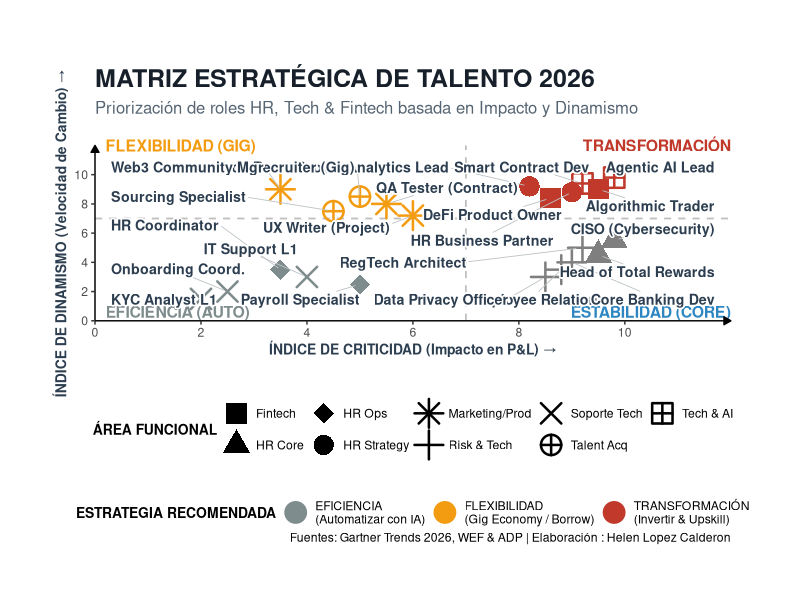
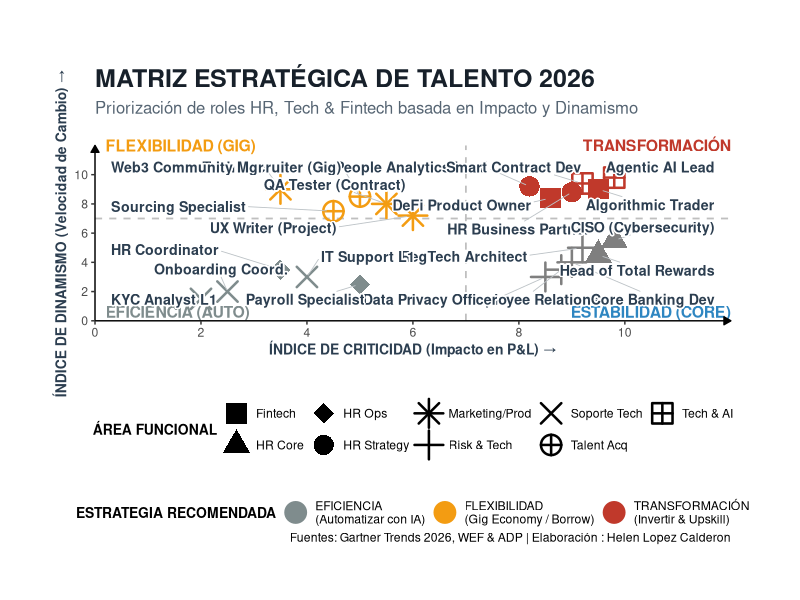

R code for these plots, in order:
# Esta matriz proporciona una visión general de las tendencias mundiales en estrategia de capital humano.
# This matrix provides a visual overview of global trends in people strategy.
# Declaración ética: Este código fue optimizado con herramientas de IA.
# --- 1. LIBRERÍAS 
if(!require(ggplot2)) install.packages("ggplot2")
if(!require(ggrepel)) install.packages("ggrepel")
if(!require(dplyr)) install.packages("dplyr")
library(ggplot2)
library(ggrepel)
library(dplyr)

# --- 2. DATASET 
set.seed(2026) 

data <- data.frame(
  Rol = c(
    # --- TRANSFORMACIÓN (Arriba-Derecha) ---
    # HR y Tech liderando el cambio. 
    # Coordenadas separadas.
    "HR Business Partner",    # (9.0, 8.8)
    "People Analytics Lead",  # (8.2, 9.2)
    "Agentic AI Lead",        # (9.8, 9.8)
    "Smart Contract Dev",     # (9.2, 9.4)
    "DeFi Product Owner",     # (8.6, 8.4)
    "Algorithmic Trader",     # (9.5, 9.0)
    
    # --- ESTABILIDAD (Abajo-Derecha) ---
    # El Core que protege el negocio.
    "Head of Total Rewards",  # (9.5, 4.5)
    "CISO (Cybersecurity)",   # (9.8, 5.5)
    "RegTech Architect",      # (9.2, 5.0)
    "Employee Relations",     # (8.8, 3.5)
    "Core Banking Dev",       # (9.0, 4.0)
    "Data Privacy Officer",   # (8.5, 3.0)
    
    # --- FLEXIBILIDAD (Arriba-Izquierda) ---
    # Gig Economy / Contratos ágiles.
    "Tech Recruiter (Gig)",   # (5.0, 8.5)
    "Sourcing Specialist",    # (4.5, 7.5)
    "Web3 Community Mgr",     # (3.5, 9.0)
    "QA Tester (Contract)",   # (5.5, 8.0)
    "UX Writer (Project)",    # (6.0, 7.2)
    
    # --- EFICIENCIA (Abajo-Izquierda) ---
    # Automatización pura.
    "HR Coordinator",         # (3.5, 3.5)
    "Payroll Specialist",     # (5.0, 2.5)
    "IT Support L1",          # (4.0, 3.0)
    "Onboarding Coord.",      # (2.5, 2.0)
    "KYC Analyst L1"          # (2.0, 1.5)
  ),
  
  # Categorías para formas (Shapes)
  Area = c(
    rep("HR Strategy", 2), rep("Tech & AI", 2), rep("Fintech", 2), # Transformación
    rep("HR Core", 2), rep("Risk & Tech", 4),                      # Estabilidad
    rep("Talent Acq", 2), rep("Marketing/Prod", 3),                # Flexibilidad
    rep("HR Ops", 2), rep("Soporte Tech", 3)                       # Eficiencia
  ),
  
  # CRITICIDAD (0-10): Impacto Estratégico
  Criticidad = c(
    9.0, 8.2, 9.8, 9.2, 8.6, 9.5,   # Transformación
    9.5, 9.8, 9.2, 8.8, 9.0, 8.5,   # Estabilidad
    5.0, 4.5, 3.5, 5.5, 6.0,        # Flexibilidad
    3.5, 5.0, 4.0, 2.5, 2.0         # Eficiencia
  ),
  
  # DINAMISMO (0-10): Velocidad de Cambio
  Dinamismo = c(
    8.8, 9.2, 9.8, 9.4, 8.4, 9.0,   # Transformación
    4.5, 5.5, 5.0, 3.5, 4.0, 3.0,   # Estabilidad
    8.5, 7.5, 9.0, 8.0, 7.2,        # Flexibilidad
    3.5, 2.5, 3.0, 2.0, 1.5         # Eficiencia
  )
)

# Definir Nombres de Zona 
data <- data %>%
  mutate(Zona = case_when(
    Criticidad >= 7 & Dinamismo >= 7 ~ "TRANSFORMACIÓN\n(Invertir & Upskill)",
    Criticidad >= 7 & Dinamismo < 7  ~ "ESTABILIDAD\n(Retener / Fidelizar)",
    Criticidad < 7 & Dinamismo >= 7  ~ "FLEXIBILIDAD\n(Gig Economy / Borrow)",
    TRUE                             ~ "EFICIENCIA\n(Automatizar con IA)"
  ))

# --- 3. COLORES
cols <- c(
  "TRANSFORMACIÓN\n(Invertir & Upskill)" = "#C0392B",  # Rojo Oscuro (High Stakes)
  "ESTABILIDAD\n(Retener & Fidelizar)"   = "#2E86C1",  # Azul (Trust)
  "FLEXIBILIDAD\n(Gig Economy / Borrow)" = "#F39C12",  # Amarillo (Agile)
  "EFICIENCIA\n(Automatizar con IA)"     = "#7F8C8D"   # Gris (Neutral)
)

# --- 4. GRÁFICO OPTIMIZADO 
p <- ggplot(data, aes(x = Criticidad, y = Dinamismo)) +
  
  # Líneas Guía (Ejes centrales)
  geom_vline(xintercept = 7, linetype = "dashed", color = "gray75", size = 0.6) +
  geom_hline(yintercept = 7, linetype = "dashed", color = "gray75", size = 0.6) +
  
  # Puntos (Grandes y claros)
  geom_point(aes(color = Zona, shape = Area), size = 6, stroke = 1.3) +
  
  # Formas variadas para identificar áreas
  scale_shape_manual(values = c(15, 17, 18, 16, 8, 3, 4, 10, 12, 14)) + 
  scale_color_manual(values = cols) +
  
  # --- ETIQUETAS DE ZONA (EXTERNAS Y SIN NÚMEROS) 
  # Transformación (Arriba Derecha)
  annotate("text", x = 12, y = 12, label = "TRANSFORMACIÓN", 
           hjust = 1, fontface = "bold", color = "#C0392B", size = 4) +
  
  # Estabilidad (Abajo Derecha)
  annotate("text", x = 12, y = 0.2, label = "ESTABILIDAD (CORE)", 
           hjust = 1, vjust = 0, fontface = "bold", color = "#2E86C1", size = 4) +
  
  # Flexibilidad (Arriba Izquierda)
  annotate("text", x = 0.2, y = 12, label = "FLEXIBILIDAD (GIG)", 
           hjust = 0, fontface = "bold", color = "#F39C12", size = 4) +
  
  # Eficiencia (Abajo Izquierda)
  annotate("text", x = 0.2, y = 0.2, label = "EFICIENCIA (AUTO)", 
           hjust = 0, vjust = 0, fontface = "bold", color = "#7F8C8D", size = 4) +
  
  # --- ETIQUETAS DE ROLES (CONTROL TOTAL DE ESPACIO) 
  geom_text_repel(aes(label = Rol), 
                  size = 3.6,           # Tamaño legible
                  fontface = "bold", 
                  color = "#2C3E50",
                  # PARÁMETROS CLAVE ANTI-SOLAPAMIENTO:
                  box.padding = 0.8,    # Mucho espacio alrededor del texto
                  point.padding = 0.5,  # Distancia del punto
                  force = 80,           # Fuerza de repulsión extrema
                  max.overlaps = Inf,   # Nunca ocultar etiquetas
                  min.segment.length = 0, 
                  segment.size = 0.3,
                  segment.color = "#BDC3C7",
                  bg.color = "white",   # Halo blanco para leer sobre líneas
                  bg.r = 0.15) +
  
  # --- ESCALAS AMPLIADAS (0-12) 
  # Esto crea el "lienzo" extra para que las etiquetas floten sin cortarse
  scale_x_continuous(breaks = seq(0, 10, 2), limits = c(0, 12.5), expand = c(0, 0)) +
  scale_y_continuous(breaks = seq(0, 10, 2), limits = c(0, 12.5), expand = c(0, 0)) +
  
  # --- TÍTULOS 
  labs(
    title = "MATRIZ ESTRATÉGICA DE TALENTO 2026",
    subtitle = "Priorización de roles HR, Tech & Fintech basada en Impacto y Dinamismo",
    x = "ÍNDICE DE CRITICIDAD (Impacto en P&L) →",
    y = "ÍNDICE DE DINAMISMO (Velocidad de Cambio) →",
    caption = "Fuentes: Gartner Trends 2026, WEF & ADP | Elaboración : Helen Lopez Calderon",
    shape = "ÁREA FUNCIONAL",
    color = "ESTRATEGIA RECOMENDADA"
  ) +
  
  theme_classic() + 
  theme(
    # Márgenes 
    plot.margin = margin(50, 50, 40, 40),
    
    # Títulos
    plot.title = element_text(face = "bold", size = 18, color = "#17202A"),
    plot.subtitle = element_text(size = 12, color = "#566573", margin = margin(b=20)),
    
    # Ejes
    axis.title = element_text(face = "bold", size = 10, color = "#2C3E50"),
    axis.line = element_line(arrow = arrow(length = unit(0.2, "cm"), type = "closed")),
    
    # Leyenda
    legend.position = "bottom",
    legend.box = "vertical",
    legend.title = element_text(face = "bold", size = 10),
    legend.margin = margin(t=20)
  ) +
  
  # Permitir etiquetas fuera del gráfico
  coord_cartesian(clip = "off", xlim = c(0, 12), ylim = c(0, 12))

# Guardar
ggsave("Matriz_Talento_2026.png", plot = p, width = 12, height = 12, dpi = 300)
print(p)
